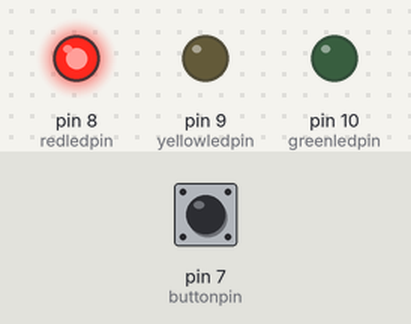
Simulated run of this sketch. Board: Arduino Uno, built with avr-gcc and run on an emulated ATmega328P. Parts: output pins drawn as LEDs (lit = HIGH). Dashed ring = blinking. Inputs (shaded band) come from the test bench; at power-on: pin 7 (buttonpin) HIGH.

Above: at 1.6 s.
1.7 s: pin 7 (buttonpin) pulled LOW for 3.2 s
At 5.7 s:
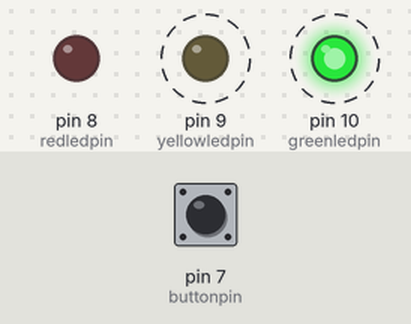
6.4 s: pin 7 (buttonpin) pulled LOW for 0.5 s
At 8.4 s:
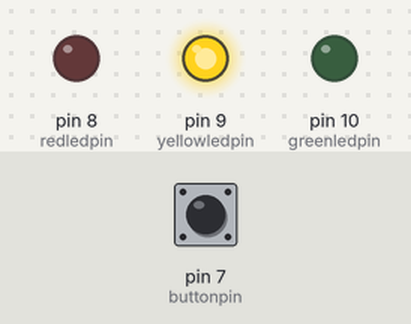
Timing chart, 0 to 9.9 s (numbered marks = the images above; inputs shaded):
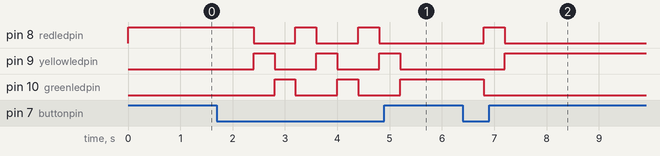

Measured:
- after the input at 1.7 s, pin 8 (redledpin): alternates HIGH for 0.40 s and LOW for 0.80 s, 5 changes in all, then stays LOW, starting after 0.70 s; pin 9 (yellowledpin): alternates HIGH for 0.40 s and LOW for 0.80 s, starting after 0.70 s; pin 10 (greenledpin): alternates HIGH for 0.40 s and LOW for 0.80 s, starting after 1.1 s
- after the input at 6.4 s, pin 8 (redledpin): LOW → HIGH after 0.40 s, → LOW 0.40 s later; pin 9 (yellowledpin): LOW → HIGH after 0.80 s; pin 10 (greenledpin): HIGH → LOW after 0.40 s

The sketch:

ButtonLed3Light.ino
```cpp
int val;//定義變數val
int buttonpin=7 ;//定義button pin8
int redledpin=8 ;//定義Led pin8
int yellowledpin=9 ;//定義Led pin9
int greenledpin=10 ;//定義Led pin10
int lightNumber = 1 ;

void setup()
{
pinMode(buttonpin,INPUT);
pinMode(redledpin,OUTPUT);
pinMode(yellowledpin,OUTPUT);
pinMode(greenledpin,OUTPUT);

//設置數位接腳8為輸出介面，Arduino 上我們用到的I/O 口都要進行類似這樣的定義。
}
void loop()
{
         switch (lightNumber)
        {
            case 1:
              digitalWrite( redledpin,HIGH) ;
              digitalWrite( yellowledpin,LOW) ;
              digitalWrite( greenledpin,LOW) ;
              break ;

            case 2:
              digitalWrite( redledpin,LOW) ;
              digitalWrite( yellowledpin,HIGH) ;
              digitalWrite( greenledpin,LOW) ;
              break ;

            case 3:
              digitalWrite( redledpin,LOW) ;
              digitalWrite( yellowledpin,LOW) ;
              digitalWrite( greenledpin,HIGH) ;
              break ;

          }
  if (digitalRead(buttonpin) == LOW)  //Low for button is open
      {
             lightNumber ++ ;
            if (lightNumber >3)
                lightNumber = 1 ;
      }

delay(400);

}
```
